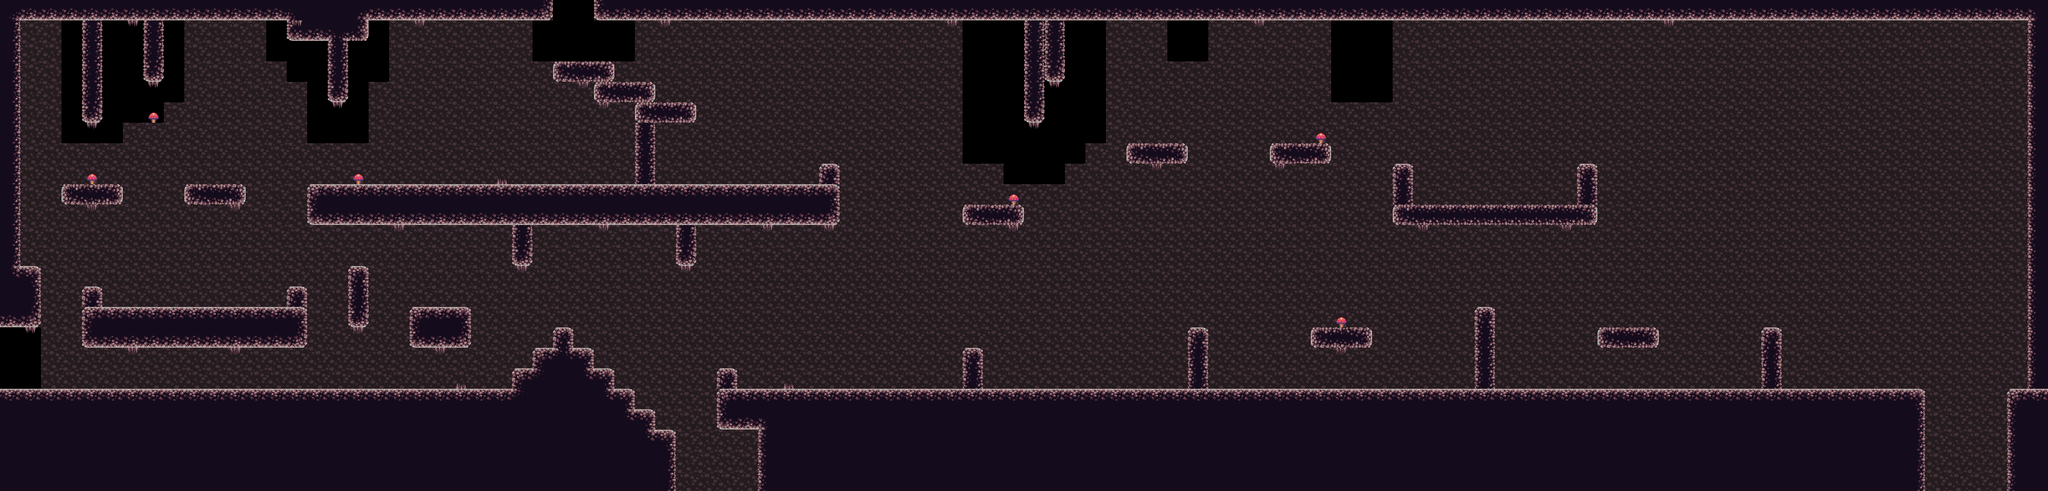

A 2D game scene composited from a Tiled map and its tileset images. What follows is a short description and the map's XML, with each tile layer's data collapsed to a summary:
An orthogonal 100x24 tile map with 32x32 px tiles, 4 tile layers (background, bounds, water, foreground) and 17 objects (8x monster, 4x exit, 4x entrance, fire_spawn).

<map version="1.0" tiledversion="1.0.1" orientation="orthogonal" renderorder="right-down" width="100" height="24" tilewidth="32" tileheight="32" nextobjectid="30">
 <properties>
  <property name="dark" type="bool" value="true" />
  <property name="name" value="hallway" />
  <property name="spriteLayer" value="bounds" />
 </properties>
 <tileset firstgid="1" name="cavetiles" tilewidth="32" tileheight="32" tilecount="48" columns="8">
  <image source="../assets/images/cavetiles.png" width="256" height="192" />
  <tile id="19" probability="0.25" />
 </tileset>
 <layer name="background" width="100" height="24">
  <data>[2400 cells, 2277 non-empty, 4 distinct tile ids]</data>
 </layer>
 <layer name="bounds" width="100" height="24">
  <properties>
   <property name="collides" type="bool" value="true" />
  </properties>
  <data>[2400 cells, 761 non-empty, 15 distinct tile ids]</data>
 </layer>
 <layer name="water" width="100" height="24">
  <data>[2400 cells, 0 non-empty, 0 distinct tile ids]</data>
 </layer>
 <layer name="foreground" width="100" height="24">
  <data>[2400 cells, 37 non-empty, 2 distinct tile ids]</data>
 </layer>
 <objectgroup name="exits">
  <object id="1" name="exit_up" type="exit" x="865.333" y="1.33333" width="62.6667" height="28">
   <properties>
    <property name="entrance" value="entrance_upper" />
    <property name="map" value="island1" />
   </properties>
  </object>
  <object id="4" name="exit_left" type="exit" x="1.33333" y="519.333" width="31.3333" height="87.3333">
   <properties>
    <property name="entrance" value="entrance_lower" />
    <property name="map" value="island1" />
   </properties>
  </object>
  <object id="7" name="exit_right" type="exit" x="3012.59" y="716.106" width="117.97" height="45.984">
   <properties>
    <property name="entrance" value="entrance_top" />
    <property name="map" value="drop2" />
   </properties>
  </object>
  <object id="8" name="exit_down" type="exit" x="1060" y="740.667" width="119.333" height="22.6667">
   <properties>
    <property name="entrance" value="entrance_top" />
    <property name="map" value="drop1" />
   </properties>
  </object>
 </objectgroup>
 <objectgroup color="#00ff00" name="entrances">
  <object id="13" name="entrance_up" type="entrance" x="873.333" y="41.3333" width="50" height="50" />
  <object id="14" name="entrance_right" type="entrance" x="2949.21" y="531.333" width="54.6667" height="70.6667" />
  <object id="15" name="entrance_left" type="entrance" x="47.3333" y="535.333" width="44.6667" height="64.6667" />
  <object id="16" name="entrance_down" type="entrance" x="1028.67" y="577.333" width="38" height="71.3333" />
 </objectgroup>
 <objectgroup name="monsters">
  <object id="20" name="mummy" type="monster" x="821" y="472" width="29" height="35">
   <properties>
    <property name="name" value="mummy" />
   </properties>
  </object>
  <object id="22" name="mummy" type="monster" x="1328.5" y="550.5" width="29" height="35">
   <properties>
    <property name="name" value="mummy" />
   </properties>
  </object>
  <object id="23" name="mummy" type="monster" x="1708.5" y="548.5" width="29" height="35">
   <properties>
    <property name="name" value="mummy" />
   </properties>
  </object>
  <object id="24" name="mummy" type="monster" x="2652.5" y="542.5" width="29" height="35">
   <properties>
    <property name="name" value="mummy" />
   </properties>
  </object>
  <object id="25" name="mummy" type="monster" x="2205.5" y="538.5" width="29" height="35">
   <properties>
    <property name="name" value="mummy" />
   </properties>
  </object>
  <object id="26" name="mummy" type="monster" x="2378.5" y="264.5" width="29" height="35">
   <properties>
    <property name="name" value="mummy" />
   </properties>
  </object>
  <object id="27" name="mummy" type="monster" x="1150.5" y="231.5" width="29" height="35">
   <properties>
    <property name="name" value="mummy" />
   </properties>
  </object>
  <object id="28" name="mummy" type="monster" x="288.5" y="428.5" width="29" height="35">
   <properties>
    <property name="name" value="mummy" />
   </properties>
  </object>
 </objectgroup>
 <objectgroup name="items">
  <object id="29" name="fire" type="fire_spawn" x="2303.25" y="288.25" width="31.75" height="31.5" />
 </objectgroup>
</map>